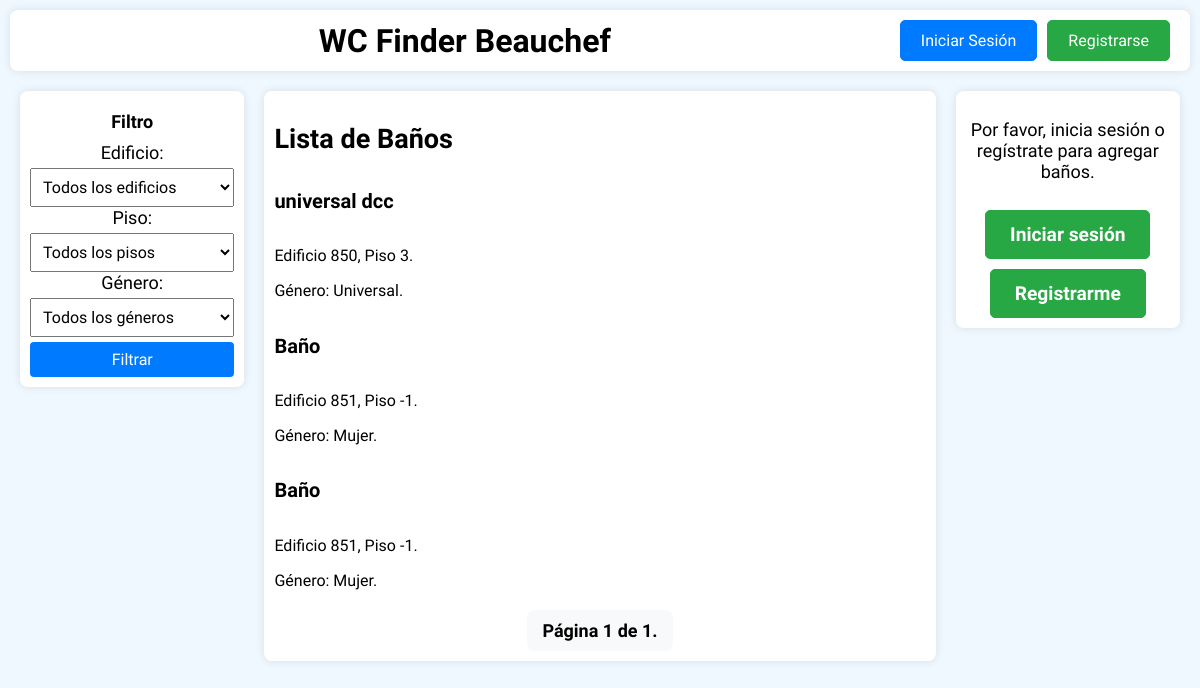
The app's page /, older data.
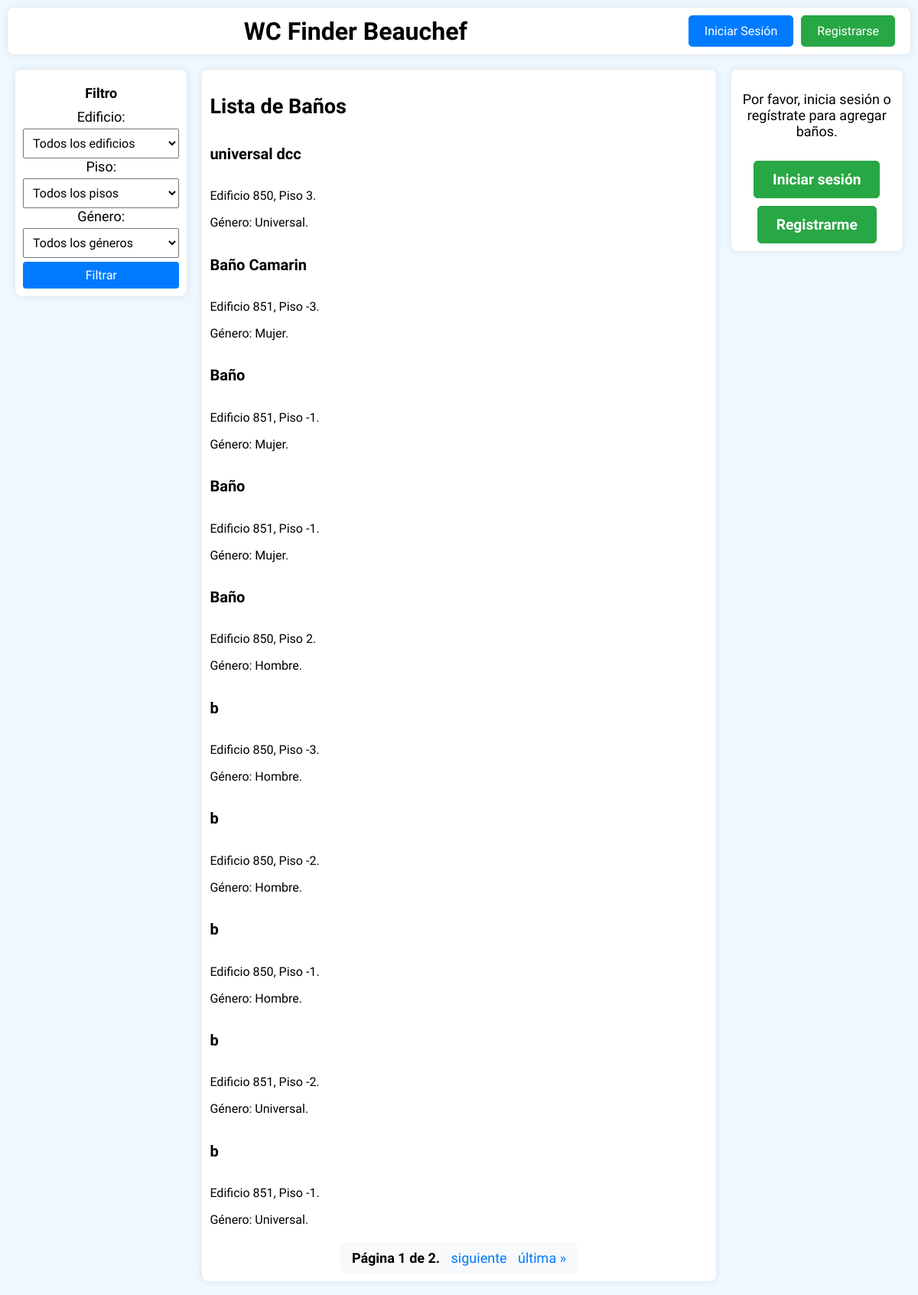
The same page, newer data.
### todoapp/models.py (models this page shows, shortened)
class Bathroom(models.Model):
    GENDER_CHOICES = [
        ('mujer', 'Mujer'),
        ('hombre', 'Hombre'),
        ('universal', 'Universal'),
    ]
    BUILDS_CHOICES = [
        ('850', '850'),
        ('851', '851'),
    ]
    FLOOR_CHOICES = [
        ('-3', '-3'),
        ('-2', '-2'),
        ('-1', '-1'),
        ('1', '1'),
        ('2', '2'),
        ('3', '3'),
        ('4', '4'),
        ('5', '5'),
        ('6', '6'),
        ('7', '7'),
    ]
    name = models.CharField(max_length=100)
    building = models.CharField(max_length=3, choices=BUILDS_CHOICES)
    floor = models.CharField(max_length=2,choices=FLOOR_CHOICES)
    gender = models.CharField(max_length=10, choices=GENDER_CHOICES)
    description = models.CharField(max_length=300)
    image = models.ImageField(upload_to='bathroom_images/', blank=True, null=True)
    publicar = models.BooleanField(default=False)
    latitude = models.FloatField(null=True, blank=True)
    longitude = models.FloatField(null=True, blank=True)

### todoapp/views.py (the view)
# urls.py: 2. Add a URL to urlpatterns:  path('', views.home, name='home')
def home(request):
    bathrooms = Bathroom.objects.filter(publicar=True)
    buildings = Bathroom.objects.values_list('building', flat=True).distinct()
    floors = Bathroom.objects.values_list('floor', flat=True).distinct().order_by('floor')
    genders = [choice[0] for choice in Bathroom.GENDER_CHOICES]
    building_filter = request.GET.get('building')
    floor_filter = request.GET.get('floor')
    bathroom_filter = request.GET.get('bathroom')
    gender_filter = request.GET.get('gender')
    if building_filter:
        bathrooms = bathrooms.filter(building=building_filter)
    if floor_filter:
        bathrooms = bathrooms.filter(floor=floor_filter)
    if bathroom_filter:
        bathrooms = bathrooms.filter(name=bathroom_filter)
    if gender_filter:
        bathrooms = bathrooms.filter(gender=gender_filter)
    available_bathrooms = bathrooms.values_list('name', flat=True)
    paginator = Paginator(bathrooms, 10)  # 10 baños por página
    page = request.GET.get('page')
    try:
        bathrooms = paginator.page(page)
    except PageNotAnInteger:
        bathrooms = paginator.page(1)
    except EmptyPage:
        bathrooms = paginator.page(paginator.num_pages)
    context = {
        'bathrooms': bathrooms,
        'buildings': buildings,
        'floors': floors,
        'available_bathrooms': available_bathrooms,
        'genders': genders,
        'selected_building': building_filter,
        'selected_floor': floor_filter,
        'selected_bathroom': bathroom_filter,
        'selected_gender': gender_filter,
    }
    if request.is_ajax():
        return render(request, 'todoapp/home.html', context)
    return render(request, 'todoapp/home.html', context)

### todoapp/templates/todoapp/home.html (shortened to what this page needs)
{% extends 'todoapp/navbar.html' %}
{% block extra_css %}
{% load static %}
<link rel="stylesheet" type="text/css" href="{% static 'css/home.css' %}">
{% endblock %}
{% block content %}
    <div class="window-container filter-container">
        <aside class="filter">
            <h4>Filtro</h4>
            <form method="get" id="filterForm">
                <label for="building">Edificio:</label>
                <select name="building" id="building">
                    <option value="">Todos los edificios</option>
                </select>
                <label for="floor">Piso:</label>
                <select name="floor" id="floor">
                    <option value="">Todos los pisos</option>
                </select>
                <label for="gender">Género:</label>
                <select name="gender" id="gender">
                    <option value="">Todos los géneros</option>
                </select>
                <button type="submit">Filtrar</button>
            </form>
        </aside>
    </div>
    <div class="window-container bathroom-list-container">
        <section class="bathroom-list">
            <h2>Lista de Baños</h2>
            <div id="bathroom-list">
                {% for bathroom in bathrooms %}
                <a href="/bathroom/{{ bathroom.id}}" class="card-link">
                    <div class="card-body">
                        <h5 class="card-title">{{ bathroom.name }}</h5>
                        <p class="card-text">Edificio {{ bathroom.building }}, Piso {{ bathroom.floor }}.</p>
                        <p class="card-text">Género: {{ bathroom.get_gender_display }}.</p>
                    </div>
                </a>
                {% endfor %}
                <div class="pagination">
                    <span class="step-links">
                        <span class="current">
                            Página {{ bathrooms.number }} de {{ bathrooms.paginator.num_pages }}.
                        </span>
                        {% if bathrooms.has_next %}
                            <a href="?page={{ bathrooms.next_page_number }}" class="pagination-link" data-page="{{ bathrooms.next_page_number }}">siguiente</a>
                            <a href="?page={{ bathrooms.paginator.num_pages }}" class="pagination-link" data-page="{{ bathrooms.paginator.num_pages }}">última &raquo;</a>
                        {% endif %}
                    </span>
                </div>
            </div>
        </section>
    </div>
    <div class="window-container add-button-container">
        <aside class="add-button">
            {% if request.user.is_authenticated %}
                <p class="add-button-text">¿No encuentras tu baño preferido? ¡Agrega tu baño aquí!</p>
                <a class="btn btn-primary btn-block" href="/add_bathroom">Agregar Baño</a>
            {% else %}
                <p>Por favor, inicia sesión o regístrate para agregar baños.</p>
                <a class="btn btn-primary btn-block login-btn" href="/login">Iniciar sesión</a>
                <a class="btn btn-primary btn-block register-btn" href="/register">Registrarme</a>
            {% endif %}
        </aside>
    </div>
{% endblock %}

### todoapp/templates/todoapp/navbar.html (shortened to what this page needs)
{% load static %}
<!DOCTYPE html>
<html lang="es">
<head>
    {% block extra_css %}{% endblock %}
</head>
<body>
    <header class="window-container navbar">
        <div class="navbar-brand">
            <a href="{% url 'home' %}" class="card-link">
                <span class="app-title">WC Finder Beauchef</span>
            </a>
        </div>
        <div class="user-info">
            {% if user.is_authenticated %}
                <span class="username">¡Hola, {{ user.username }}!</span>
                <a href="{% url 'logout' %}" class="logout-btn">Cerrar Sesión</a>
            {% else %}
                <a href="{% url 'login' %}" class="logout-btn login-btn">Iniciar Sesión</a>
                <a href="{% url 'register_user' %}" class="logout-btn register-btn">Registrarse</a>
            {% endif %}
        </div>
    </header>
    <main class="container">
      {% block content %}
      {% endblock %}
    </main>
</body>
</html>

### todoapp/static/css/home.css (style rules this page uses)
:root { --font-main: 'Mulish', sans-serif; --color-primary: #007bff; --color-primary-dark: #0056b3; --color-success: #28a745; --color-success-dark: #218838; --color-border: #ccc; --color-bg: #ffffff; --color-shadow: rgba(0, 0, 0, 0.1); --color-bg-light-gray: #f8f9fa; --color-aliceblue: #f0f8ff; }
body { font-family: var(--font-main); background-color: var(--color-aliceblue); margin: 0; padding: 0; font-size: 18px; }
.window-container { background-color: white; color: black; padding: 10px 20px; border-radius: 8px; box-shadow: 0px 0px 10px var(--color-shadow); margin: 10px; }
.navbar { background-color: white; color: black; padding: 10px 20px; display: flex; justify-content: space-between; align-items: center; border-radius: 8px; box-shadow: 0px 0px 10px var(--color-shadow); margin: 10px; }
.navbar-brand { font-size: 2rem; font-weight: bold; margin: 0; text-align: center; flex: 1; }
.user-info { display: flex; gap: 10px; align-items: center; }
.logout-btn { color: white; text-decoration: none; padding: 10px 20px; font-size: 1rem; background-color: var(--color-primary); border: 1px solid var(--color-primary); border-radius: 5px; transition: background-color 0.3s ease, border-color 0.3s ease; }
.container { display: flex; justify-content: space-between; margin: 10px; align-items: flex-start; }
.filter-container { flex: 1 1 20%; padding: 10px; box-sizing: border-box; display: flex; flex-direction: column; align-items: center; text-align: center; }
.filter { display: flex; flex-direction: column; align-items: center; }
.filter h4 { margin: 0; padding: 10px; }
.filter select, .filter button { width: 100%; padding: 8px; margin-top: 5px; font-size: 16px; font-family: inherit; }
.filter button { background-color: #007bff; color: white; border: none; border-radius: 4px; cursor: pointer; }
.bathroom-list-container { flex: 1 1 60%; padding: 10px; box-sizing: border-box; }
.card-title { font-size: 20px; }
.card-text { font-size: 16px; }
.card-link { text-decoration: none; color: inherit; display: block; }
.add-button-container { flex: 1 1 20%; padding: 10px; box-sizing: border-box; }
.add-button { display: flex; flex-direction: column; align-items: center; text-align: center; text-decoration: none; }
.add-button .btn { background-color: var(--color-success); border: 1px solid var(--color-success); color: white; padding: 12px 24px; font-size: 1.2rem; border-radius: 5px; text-align: center; display: block; margin-top: 10px; font-weight: bold; transition: background-color 0.3s ease, border-color 0.3s ease; text-decoration: none; }
.login-btn { background-color: var(--color-primary); border-color: var(--color-primary); }
.register-btn { background-color: var(--color-success); border-color: var(--color-success); }
.pagination { text-align: center; margin-top: 20px; }
.pagination .step-links { display: inline-block; padding: 10px; border-radius: 8px; background-color: var(--color-bg-light-gray); }
.pagination a { color: var(--color-primary); text-decoration: none; margin: 0 5px; }
.pagination .current { font-weight: bold; margin: 0 5px; }

Row changes from the older to the newer data that the page shows:
now on this page (row edited): Bathroom: name "Baño Camarin", building "851", floor "-3", gender "Mujer"
added Bathroom: name "Baño", building "850", floor "2", gender "Hombre"
added Bathroom: name "b", building "850", floor "-3", gender "Hombre"
added Bathroom: name "b", building "850", floor "-2", gender "Hombre"
added Bathroom: name "b", building "850", floor "-1", gender "Hombre"
added Bathroom: name "b", building "851", floor "-2", gender "Universal"
added Bathroom: name "b", building "851", floor "-1", gender "Universal"
Text that changed along with them:
{{ bathrooms.paginator.num_pages }}: "1" → "2"
text now shown: "siguiente última »"
